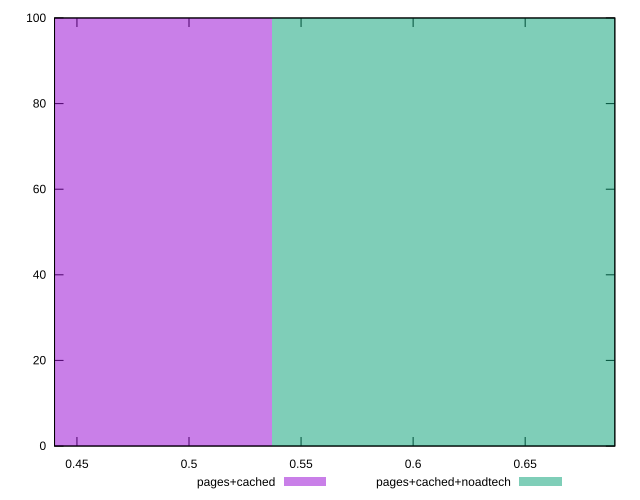

Generate this figure with gnuplot:
reset

$pagesCached <<EOF
0.4295981450646356 100
EOF

$pagesCachedNoadtech <<EOF
0.6443972175969535 100
EOF

set key outside below
set boxwidth 0.2147990725323178
set xrange [0.44:0.69]
set yrange [0:100]
set trange [0:100]
set style fill transparent solid 0.5 noborder
set terminal svg size 640, 500 enhanced background rgb 'white'
set output "report_00018_2021-02-10T15-25-16.877Z/meta/score/comparison/histogram/1_vs_2.svg"

plot $pagesCached title "pages+cached" with boxes, \
     $pagesCachedNoadtech title "pages+cached+noadtech" with boxes

reset
